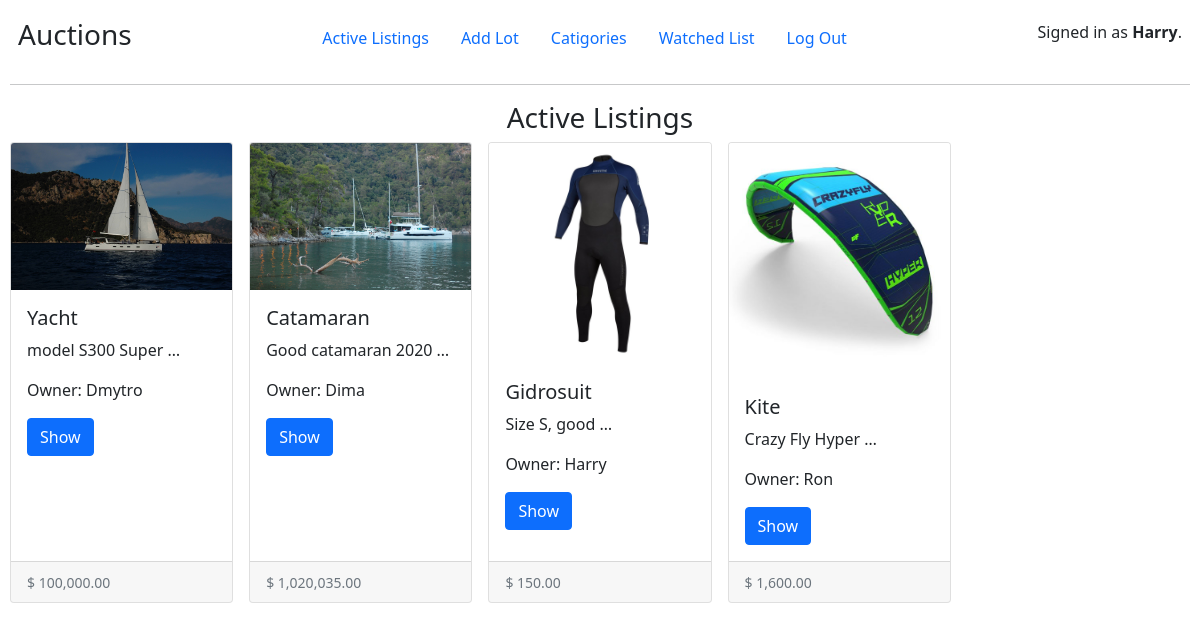
The page / (signed in) on the database its author committed.
### auctions/models.py (models this page shows, shortened)
class User(AbstractUser):
    pass

class Lot(models.Model):
    lot_title = models.CharField(max_length=64, unique=True, verbose_name="Title")
    lot_img = models.ImageField(
        blank = True, upload_to = "pic/",
        verbose_name="Photo", default='pic/no_img.jpg')
    lot_description = models.TextField(blank=True)
    lot_catigory = models.ForeignKey(Catigory, on_delete=models.CASCADE, related_name="categories")
    lot_price = models.DecimalField(
        max_digits=20, decimal_places=2,
        validators=[MinValueValidator(0.001)], verbose_name="Price",
        help_text="Min prise is $0.01")
    lot_owner = models.ForeignKey(User, on_delete=models.CASCADE)
    lot_status = models.BooleanField(default=True)

### auctions/views.py (the view)
# urls.py: path("", index, name="index"),
def index(request):
    if not request.user.is_authenticated:
        return HttpResponseRedirect(reverse("login"))
    else:
        lots = Lot.objects.all()
        return render(request, "auctions/index.html",{
            "lots" : lots
        })

### auctions/templates/auctions/index.html
{% extends "auctions/layout.html" %}
{% block body %}
<h3 class="col-md-4 offset-md-4 text-center">Active Listings</h3>
<div class="row row-cols-1 row-cols-md-5 g-3">
    {% for lot in lots %}
    <div class="col">
      <div class="card h-100">
          <img src="{{ lot.lot_img.url }}" class="card-img-top" alt="Lot Img">
        <div class="card-body">
          <h5 class="card-title">{{lot.lot_title}}</h5>
          <p class="card-text">{{lot.lot_description | truncatewords:3}} </p>
          <p class="card-text">Owner: {{lot.lot_owner}} </p>
          <a href="{% url 'lot_detail_url' lot_id=lot.id %}" class="btn btn-primary">Show</a>
        </div>
        <div class="card-footer">
          <small class="text-muted">$ {{lot.lot_price|floatformat:"2g"}}</small>
        </div>
      </div>
    </div>
    {% empty %}
            <h2> No Lots </h2>
    {% endfor%}
  </div>
{% endblock %}

### auctions/templates/auctions/layout.html (shortened to what this page needs)
{% load static %}
<!DOCTYPE html>
<html lang="en">
    <head>
        <link href="https://cdn.jsdelivr.net/npm/bootstrap@5.1.3/dist/css/bootstrap.min.css" rel="stylesheet">
        <link href="{% static 'auctions/styles.css' %}" rel="stylesheet">
    </head>
    <body>
        <div class="d-flex justify-content-between">
            <div class="p-2 bd-highlight">
                <span class="align-bottom"><h3>Auctions</h3></span>
            </div>
            <div class="p-2 bd-highlight">
                <ul class="nav">
                    <li class="nav-item">
                        <a class="nav-link" href="{% url 'index' %}">Active Listings</a>
                    </li>
                    {% if user.is_authenticated %}
                        <li class="nav-item">
                            <a class="nav-link" href="{% url 'lot_add_url' %}">Add Lot</a>
                        </li>
                        <li class="nav-item">
                            <a class="nav-link" href="{% url 'catigories_list_url' %}">Catigories</a>
                        </li>
                        <li class="nav-item">
                            <a class="nav-link" href="{% url 'index' %}">Watched List</a>
                        </li>
                        <li class="nav-item">
                            <a class="nav-link" href="{% url 'logout' %}">Log Out</a>
                        </li>
                    {% endif %}
                </ul>
            </div>
            <div class="p-2 bd-highlight">
                {% if user.is_authenticated %}
                    <span class="align-middle">Signed in as <strong>{{ user.username }}</strong>.</span>
                {% else %}
                    Not signed in.
            {% endif %}
            </div>
          </div>
        <hr>
        {% block body %}
        {% endblock %}
    </body>
</html>

### auctions/static/auctions/styles.css (style rules this page uses)
body { padding: 10px; }

### rows shown on the page
User: username "Harry"
Lot: lot_img (picture), lot_title "Yacht", lot_description "model S300 Super …", lot_owner "Dmytro", lot_price "100,000.00"
Lot: lot_img (picture), lot_title "Catamaran", lot_description "Good catamaran 2020 …", lot_owner "Dima", lot_price "1,020,035.00"
Lot: lot_img (picture), lot_title "Gidrosuit", lot_description "Size S, good …", lot_owner "Harry", lot_price "150.00"
Lot: lot_img (picture), lot_title "Kite", lot_description "Crazy Fly Hyper …", lot_owner "Ron", lot_price "1,600.00"
